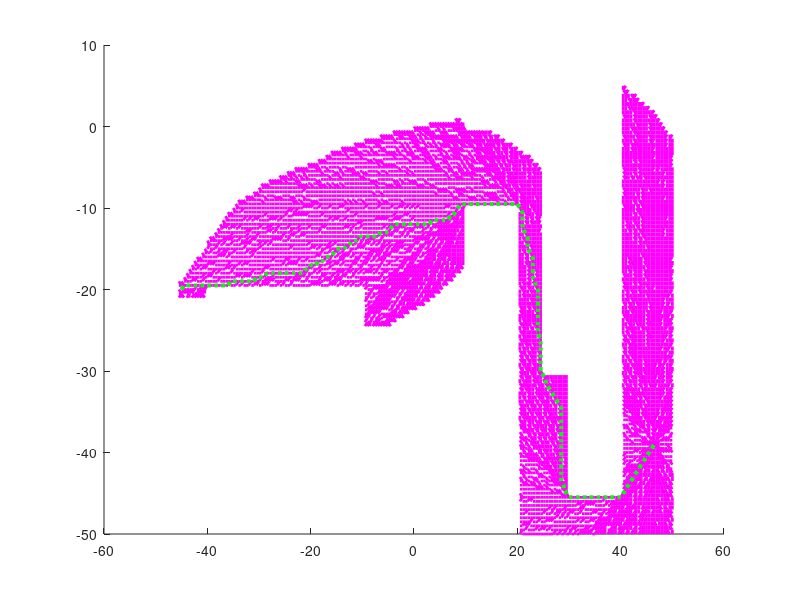

Write MATLAB code to recreate this figure. (Note: this script raises an error after producing the figure.)
% File that reads in a single instance of path planning and plots relevant
% information

clear all
close all

search_tree_raw = csvread('files/search_tree.txt');

% If output_path.txt has NO PATH FOUND in last line, read data in as a
% table and remove the last row
try
    path_raw = csvread('files/output_path.txt');
catch exception
    disp("No Path found, extracting data with tables.")
    path_raw = readtable('files/output_path.txt','Delimiter',',');
    path_raw = table2array(path_raw(1:end-1,1:3));
end

nodes_raw = csvread('files/nodes.txt');
edges_raw = csvread('files/edges_with_costs.txt');
obstacles_raw = csvread('files/obstacles.txt');
path_search_data_raw = csvread('files/path_search_data.txt');

% a bit of data processing for faster plotting
search_tree = nan(3*size(search_tree_raw, 1), 2);
search_tree(1:3:end-2, 1) = search_tree_raw(:, 2);
search_tree(2:3:end-1, 1) = search_tree_raw(:, 5);
search_tree(1:3:end-2, 2) = search_tree_raw(:, 3);
search_tree(2:3:end-1, 2) = search_tree_raw(:, 6);

% Process node data
nodes = nodes_raw(2:end,2:3);

% Process edge data
edges_raw = edges_raw(2:end,:);
edges = nan(3*size(edges_raw, 1), 2);
edges(1:3:end-2, 1) = nodes(edges_raw(:, 1),1);
edges(2:3:end-1, 1) = nodes(edges_raw(:, 2),1);
edges(1:3:end-2, 2) = nodes(edges_raw(:, 1),2);
edges(2:3:end-1, 2) = nodes(edges_raw(:, 2),2);

% Process obstacle data
obstacles = obstacles_raw(2:end,:);

% Process the path search data
path_search.elapsed_ms = path_search_data_raw(1);
path_search.iterations = path_search_data_raw(2);
path_search.best_cost = path_search_data_raw(3:end);

% Plot the search path
figure(1)
%plot(nodes(:,1), nodes(:,2), 'ok', 'MarkerFaceColor', 'k', 'MarkerSize', 3)
hold on
%plot(edges(:,1), edges(:,2), 'k')
plot(search_tree(:, 1), search_tree(:, 2), 'm', 'LineWidth', 2);
plot(path_raw(:,2), path_raw(:,3), 'g:', 'LineWidth', 3);
scatter(path_raw(1,2),path_raw(1,3), 100, 'square', 'b', 'filled');
scatter(path_raw(end,2),path_raw(end,3), 100, 'square', 'k', 'filled');
for i = 1:size(obstacles,1)
    rectangle("Position",obstacles(i,:),'EdgeColor','r')
    hold on
end
hold off

% Plot the cost of best path found over each ANA* iteration
figure(2)
plot(path_search.best_cost, 'LineWidth', 1.25)
hold on, grid on
plot(0:path_search.iterations+1, ones(path_search.iterations+2,1)*path_search.best_cost(end),'--k')
xlabel('Iteration')
ylabel('Cost of Best Path Found')
title(sprintf("Cost of Best Path to Goal Found by ANA* over %.2f ms", path_search.elapsed_ms));
legend('Cost of Best Path Found to Goal','Cost of Best Path Found for Last Iteration')

